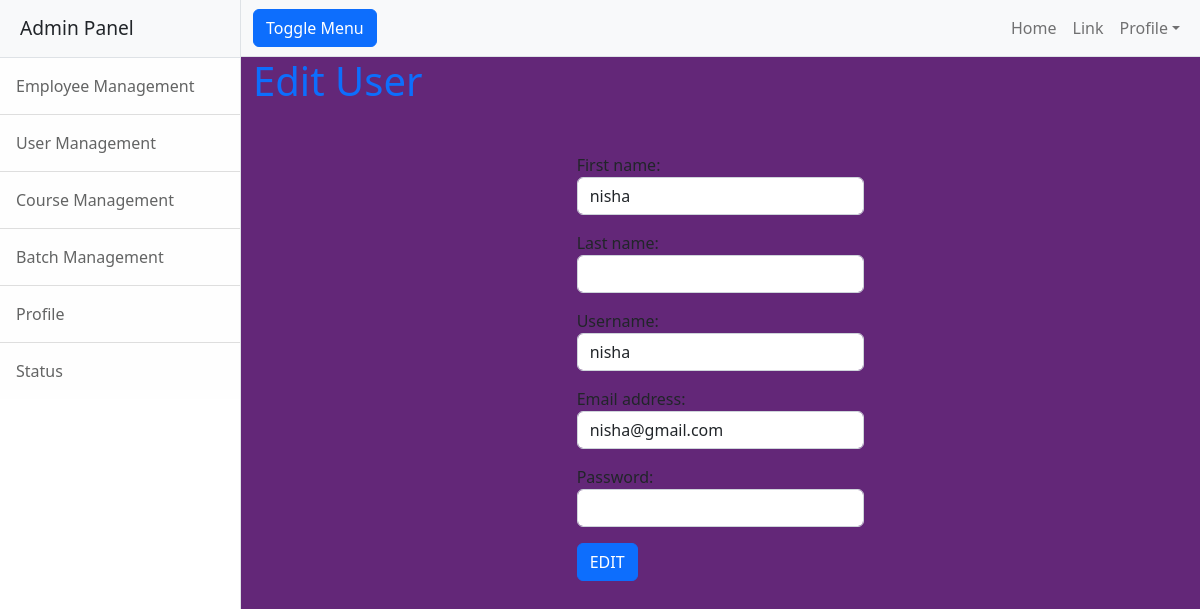
Screenshot of /user/change/1 with the database file from the repository.
### emp/models.py (models this page shows)
class MyUser(AbstractUser):
    phone=models.CharField(max_length=20)
    options=(
       ( "hr","hr"),
       ("counsellor","counsellor"),
       ("faculty","faculty"),
       ("admin","admin"),
       ("student","student"),
       ("manager","manager"),
    )
    role=models.CharField(max_length=200,choices=options,default="admin")
    opt=(
        ("male","male"),
        ("female","female"),
        ("other","other"),
    )
    gender=models.CharField(max_length=120,choices=opt,default="male")

### emp/views.py (the view)
# urls.py: path('user/change/<int:pk>',views.UserEditView.as_view(),name="user_edit"),
class UserEditView(UpdateView):
    model=MyUser
    form_class=RegistrationForm
    template_name='user_edit.html'
    success_url=reverse_lazy("userdetail")

### emp/forms.py (shortened to what this page needs)
class RegistrationForm(forms.ModelForm):
    class Meta:
        model=MyUser
        fields=["first_name","last_name","username","email","password"]
        widgets={
            "first_name":forms.TextInput(attrs={"class":"form-control"}),
            "last_name":forms.TextInput(attrs={"class":"form-control"}),
            "username":forms.TextInput(attrs={"class":"form-control"}),
            "email":forms.TextInput(attrs={"class":"form-control"}),
            "password":forms.PasswordInput(attrs={"class":"form-control"})
        }
    def __init__(self, *args, **kwargs):
        super(RegistrationForm, self).__init__(*args, **kwargs)
        self.fields['username'].help_text = None  # Corrected field access

### emp/templates/user_edit.html (shortened to what this page needs)
{%extends 'base.html'%}
{%block body%}
<h1 class="text-primary">Edit User</h1>
    <div class="container">
        <div class="row">
        <div class="col-4"></div>
        <div class="col-4">
<form method="post" enctype="multipart/form-data">
    {{form.as_p}}
    <button type="submit" class="btn btn-primary">EDIT</button>
</form>
        </div>
        <div class="col-4"></div>
    </div>
    </div>
    {%endblock%}

### rows the page displays
MyUser: first_name "nisha", username "nisha", email "nisha@gmail.com"
